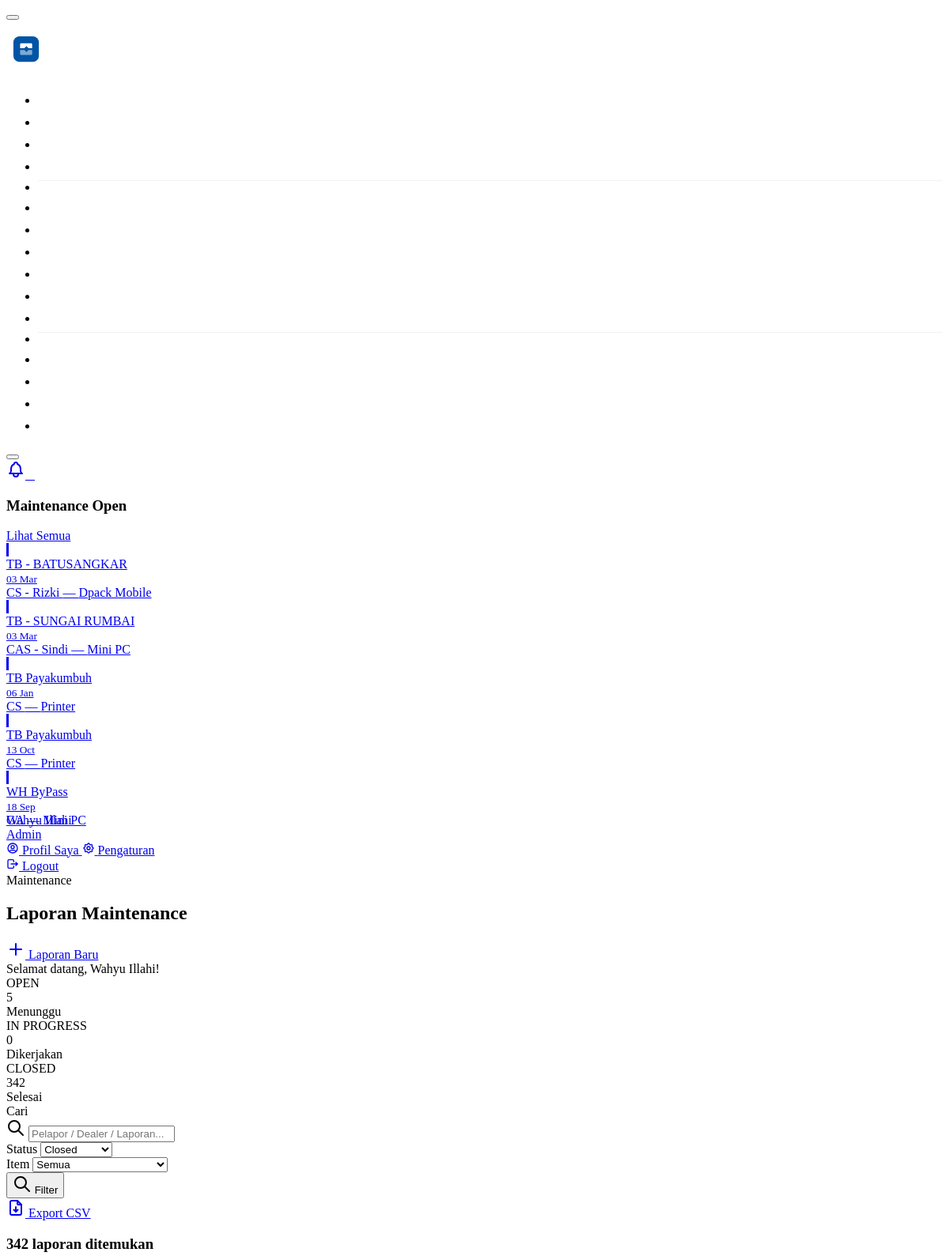
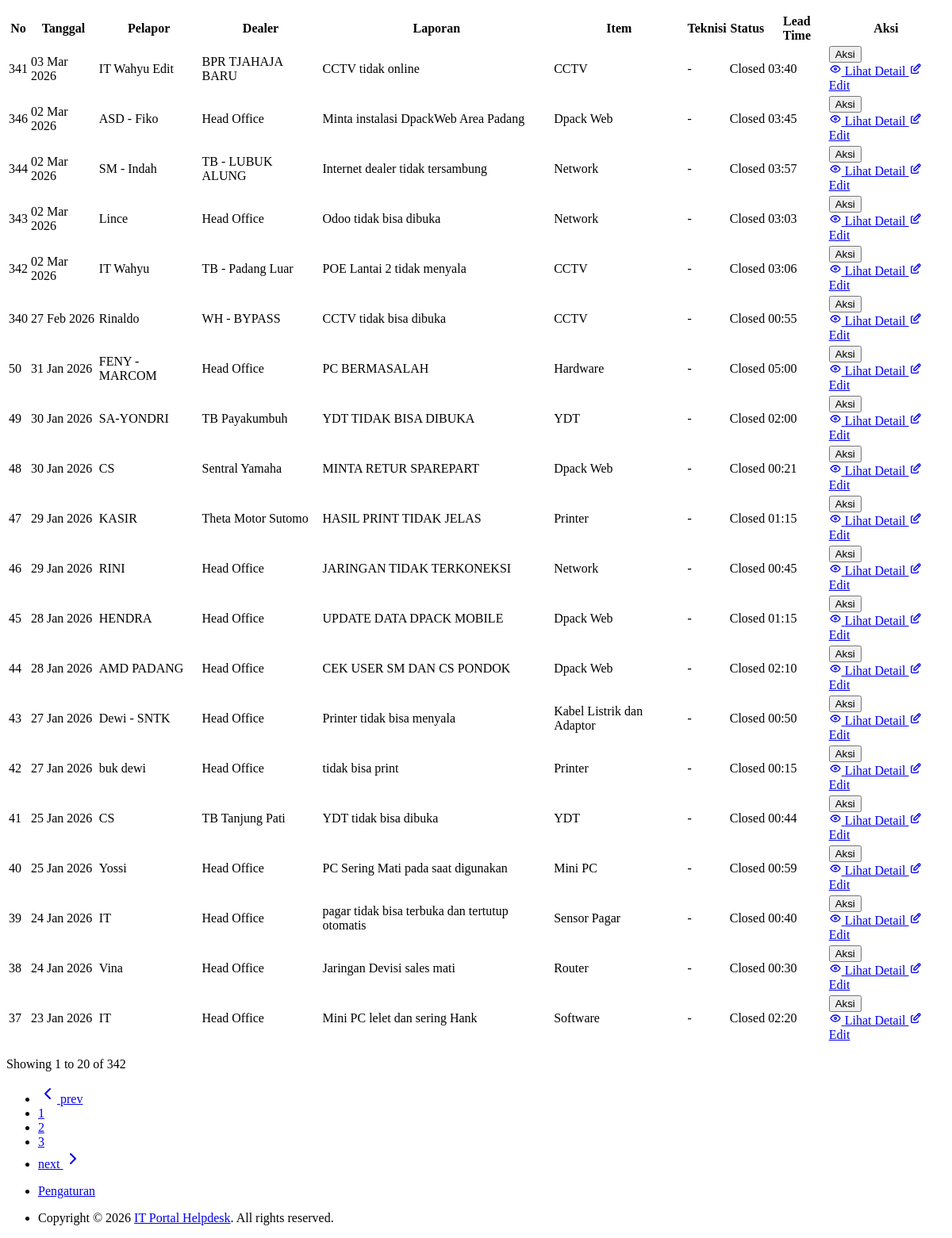
The page /maintenance?status=Closed (signed in) on the database its author committed (2 pictures, top to bottom).
### tables this page shows
CREATE TABLE `maintenance_reports` (
  `id` int(11) NOT NULL AUTO_INCREMENT,
  `status` enum('Open','In Progress','Closed') NOT NULL DEFAULT 'Open',
  `tanggal` date NOT NULL,
  `pelapor` varchar(100) NOT NULL,
  `dealer` varchar(200) NOT NULL,
  `laporan_awal` text NOT NULL,
  `pengecekan` text DEFAULT NULL,
  `solusi` text DEFAULT NULL,
  `item` varchar(100) NOT NULL COMMENT 'Category: Printer, CCTV, Network, Hardware, Software, etc.',
  `waktu_mulai` datetime DEFAULT NULL,
  `waktu_selesai` datetime DEFAULT NULL,
  `lead_time` time GENERATED ALWAYS AS (case when `waktu_mulai` is not null and `waktu_selesai` is not null then timediff(`waktu_selesai`,`waktu_mulai`) else NULL end) STORED,
  `created_by` int(11) DEFAULT NULL,
  `technician_id` int(11) DEFAULT NULL,
  `asset_id` int(11) DEFAULT NULL,
  `is_active` tinyint(1) DEFAULT 1,
  `created_at` timestamp NULL DEFAULT current_timestamp(),
  `updated_at` timestamp NULL DEFAULT current_timestamp() ON UPDATE current_timestamp(),
  PRIMARY KEY (`id`),
  KEY `idx_status` (`status`),
  KEY `idx_tanggal` (`tanggal`),
  KEY `idx_dealer` (`dealer`),
  KEY `idx_item` (`item`),
  KEY `idx_is_active` (`is_active`),
  KEY `created_by` (`created_by`),
  KEY `fk_maintenance_technician` (`technician_id`),
  KEY `fk_maintenance_asset` (`asset_id`),
  CONSTRAINT `fk_maintenance_asset` FOREIGN KEY (`asset_id`) REFERENCES `assets` (`id`) ON DELETE SET NULL,
  CONSTRAINT `fk_maintenance_technician` FOREIGN KEY (`technician_id`) REFERENCES `users` (`id`) ON DELETE SET NULL,
  CONSTRAINT `maintenance_reports_ibfk_1` FOREIGN KEY (`created_by`) REFERENCES `users` (`id`) ON DELETE SET NULL
);

CREATE TABLE `users` (
  `id` int(11) NOT NULL AUTO_INCREMENT,
  `full_name` varchar(100) NOT NULL,
  `username` varchar(50) NOT NULL,
  `email` varchar(100) NOT NULL,
  `password` varchar(255) NOT NULL,
  `role` enum('admin','staff','dealer','user') NOT NULL,
  `avatar` varchar(255) DEFAULT NULL,
  `department` varchar(100) DEFAULT NULL,
  `is_active` tinyint(1) NOT NULL DEFAULT 1,
  `last_login` datetime DEFAULT NULL,
  `created_at` datetime NOT NULL DEFAULT current_timestamp(),
  `updated_at` datetime NOT NULL DEFAULT current_timestamp() ON UPDATE current_timestamp(),
  PRIMARY KEY (`id`),
  UNIQUE KEY `username` (`username`),
  UNIQUE KEY `email` (`email`)
);

### pages/maintenance/index.php (the view, shortened to what the rows shown need)
<?php
$filterStatus = $_GET['status'] ?? '';
$search = trim($_GET['q'] ?? '');
$page = max(1, (int) ($_GET['page'] ?? 1));
$perPage = 20;
$where = ["m.is_active = 1"];
$params = [];
if ($filterStatus && $filterStatus !== 'all') {
    $where[] = "m.status = ?";
    $params[] = $filterStatus;
}
$whereSQL = 'WHERE ' . implode(' AND ', $where);
$countStmt = db()->prepare("SELECT COUNT(*) FROM maintenance_reports m $whereSQL");
$countStmt->execute($params);
$total = $countStmt->fetchColumn();
$totalPages = max(1, ceil($total / $perPage));
$offset = ($page - 1) * $perPage;
$sql = "
    SELECT m.*, u.full_name as technician_name
    FROM maintenance_reports m
    LEFT JOIN users u ON m.technician_id = u.id
    $whereSQL
    ORDER BY m.tanggal DESC, m.id DESC
    LIMIT $perPage OFFSET $offset
";
$stmt = db()->prepare($sql);
$stmt->execute($params);
$reports = $stmt->fetchAll();
$totalOpen = db()->query("SELECT COUNT(*) FROM maintenance_reports WHERE status = 'Open' AND is_active = 1")->fetchColumn();
$totalInProgress = db()->query("SELECT COUNT(*) FROM maintenance_reports WHERE status = 'In Progress' AND is_active = 1")->fetchColumn();
$totalClosed = db()->query("SELECT COUNT(*) FROM maintenance_reports WHERE status = 'Closed' AND is_active = 1")->fetchColumn();
$pageActions = '<a href="' . url('/maintenance/create') . '" class="btn btn-primary d-none d-sm-inline-block"><svg xmlns="http://www.w3.org/2000/svg" width="24" height="24" viewBox="0 0 24 24" fill="none" stroke="currentColor" stroke-width="2" stroke-linecap="round" stroke-linejoin="round" class="icon"><path d="M12 5l0 14"/><path d="M5 12l14 0"/></svg> Laporan Baru</a>';
?>
<div class="row row-deck row-cards mb-3">
    <div class="col-sm-4 col-lg-4">
        <a href="?status=Open" class="card card-link">
            <div class="card-body">
                <div class="d-flex align-items-center"><div class="subheader">OPEN</div></div>
                <div class="d-flex align-items-baseline">
                    <div class="h1 mb-0 me-2"><?= $totalOpen ?></div>
                    <div class="me-auto"><span class="text-yellow d-inline-flex align-items-center lh-1">Menunggu</span></div>
                </div>
            </div>
        </a>
    </div>
    <div class="col-sm-4 col-lg-4">
        <a href="?status=In+Progress" class="card card-link">
            <div class="card-body">
                <div class="d-flex align-items-center"><div class="subheader">IN PROGRESS</div></div>
                <div class="d-flex align-items-baseline">
                    <div class="h1 mb-0 me-2"><?= $totalInProgress ?></div>
                    <div class="me-auto"><span class="text-blue d-inline-flex align-items-center lh-1">Dikerjakan</span></div>
                </div>
            </div>
        </a>
    </div>
    <div class="col-sm-4 col-lg-4">
        <a href="?status=Closed" class="card card-link">
            <div class="card-body">
                <div class="d-flex align-items-center"><div class="subheader">CLOSED</div></div>
                <div class="d-flex align-items-baseline">
                    <div class="h1 mb-0 me-2"><?= $totalClosed ?></div>
                    <div class="me-auto"><span class="text-green d-inline-flex align-items-center lh-1">Selesai</span></div>
                </div>
            </div>
        </a>
    </div>
</div>
<div class="card mb-3">
    <div class="card-body">
        <form method="GET" class="row g-3 align-items-end">
            <div class="col-md-3">
                <label class="form-label">Cari</label>
                <div class="input-icon">
                    <span class="input-icon-addon"><svg xmlns="http://www.w3.org/2000/svg" width="24" height="24" viewBox="0 0 24 24" fill="none" stroke="currentColor" stroke-width="2" stroke-linecap="round" stroke-linejoin="round" class="icon"><path d="M10 10m-7 0a7 7 0 1 0 14 0a7 7 0 1 0 -14 0"/><path d="M21 21l-6 -6"/></svg></span>
                    <input type="text" name="q" class="form-control" placeholder="Pelapor / Dealer / Laporan..." value="<?= e($search) ?>">
                </div>
            </div>
            <div class="col-md-2">
                <label class="form-label">Status</label>
                <select name="status" class="form-select">
                    <option value="Closed" <?= $filterStatus === 'Closed' ? 'selected' : '' ?>>Closed</option>
                </select>
            </div>
            <div class="col-md-2">
                <label class="form-label">Item</label>
                <select name="item" class="form-select">
                    <option value="">Semua</option>
                </select>
            </div>
            <div class="col-auto">
                <button type="submit" class="btn btn-primary">
                    <svg xmlns="http://www.w3.org/2000/svg" width="24" height="24" viewBox="0 0 24 24" fill="none" stroke="currentColor" stroke-width="2" stroke-linecap="round" stroke-linejoin="round" class="icon"><path d="M10 10m-7 0a7 7 0 1 0 14 0a7 7 0 1 0 -14 0"/><path d="M21 21l-6 -6"/></svg>
                    Filter
                </button>
            </div>
            <div class="col-auto">
                <a href="?<?= http_build_query(array_merge($_GET, ['export' => 'csv'])) ?>" class="btn btn-outline-green">
                    Export CSV
                </a>
            </div>
        </form>
    </div>
</div>
<div class="card">
    <div class="card-header"><h3 class="card-title"><?= $total ?> laporan ditemukan</h3></div>
    <div class="table-responsive">
        <table class="table table-vcenter card-table table-striped">
            <thead>
                <tr>
                    <th>No</th><th>Tanggal</th><th>Pelapor</th><th>Dealer</th><th>Laporan</th><th>Item</th><th>Teknisi</th><th>Status</th><th>Lead Time</th><th class="w-1">Aksi</th>
                </tr>
            </thead>
            <tbody>
                <?php if (empty($reports)): ?>
                    <tr><td colspan="10" class="text-center text-secondary py-4">Tidak ada laporan ditemukan.</td></tr>
                <?php else: ?>
                    <?php foreach ($reports as $r): ?>
                    <tr>
                        <td class="text-secondary"><?= $r['id'] ?></td>
                        <td class="text-nowrap"><?= date('d M Y', strtotime($r['tanggal'])) ?></td>
                        <td><?= e($r['pelapor']) ?></td>
                        <td><?= e($r['dealer']) ?></td>
                        <td><span class="text-truncate d-inline-block" style="max-width:200px"><?= e($r['laporan_awal']) ?></span></td>
                        <td><span class="badge bg-azure-lt"><?= e($r['item']) ?></span></td>
                        <td><?= e($r['technician_name'] ?? '-') ?></td>
                        <td>
                            <?php $statusColor = match ($r['status']) { 'Open' => 'yellow', 'In Progress' => 'blue', 'Closed' => 'green', default => 'secondary'}; ?>
                            <span class="badge bg-<?= $statusColor ?>-lt"><?= e($r['status']) ?></span>
                        </td>
                        <td class="text-secondary"><?= $r['lead_time'] ? substr($r['lead_time'], 0, 5) : '—' ?></td>
                        <td>
                            <span class="dropdown">
                                <button class="btn btn-sm dropdown-toggle align-text-top" data-bs-boundary="viewport" data-bs-toggle="dropdown">Aksi</button>
                                <div class="dropdown-menu dropdown-menu-end">
                                    <a class="dropdown-item" href="<?= url('/maintenance/view?id=' . $r['id']) ?>">
                                        Lihat Detail
                                    </a>
                                    <a class="dropdown-item" href="<?= url('/maintenance/edit?id=' . $r['id']) ?>">
                                        Edit
                                    </a>
                                </div>
                            </span>
                        </td>
                    </tr>
                    <?php endforeach; ?>
                <?php endif; ?>
            </tbody>
        </table>
    </div>
    <?php if ($totalPages > 1): ?>
    <div class="card-footer d-flex align-items-center">
        <p class="m-0 text-secondary">Showing <?= $offset + 1 ?> to <?= min($offset + $perPage, $total) ?> of <?= $total ?></p>
        <ul class="pagination m-0 ms-auto">
            <li class="page-item <?= $page <= 1 ? 'disabled' : '' ?>"><a class="page-link" href="?<?= http_build_query(array_merge($_GET, ['page' => $page - 1])) ?>"><svg xmlns="http://www.w3.org/2000/svg" width="24" height="24" viewBox="0 0 24 24" fill="none" stroke="currentColor" stroke-width="2" stroke-linecap="round" stroke-linejoin="round" class="icon"><path d="M15 6l-6 6l6 6"/></svg> prev</a></li>
            <?php for ($i = max(1, $page - 2); $i <= min($totalPages, $page + 2); $i++): ?>
            <li class="page-item <?= $i === $page ? 'active' : '' ?>"><a class="page-link" href="?<?= http_build_query(array_merge($_GET, ['page' => $i])) ?>"><?= $i ?></a></li>
            <?php endfor; ?>
            <li class="page-item <?= $page >= $totalPages ? 'disabled' : '' ?>"><a class="page-link" href="?<?= http_build_query(array_merge($_GET, ['page' => $page + 1])) ?>">next <svg xmlns="http://www.w3.org/2000/svg" width="24" height="24" viewBox="0 0 24 24" fill="none" stroke="currentColor" stroke-width="2" stroke-linecap="round" stroke-linejoin="round" class="icon"><path d="M9 6l6 6l-6 6"/></svg></a></li>
        </ul>
    </div>
    <?php endif; ?>
</div>
<?php
include BASE_PATH . '/layouts/main.php';

### layouts/partials/topbar.php (shortened to what the rows shown need)
<?php
$_user = currentUser();
$openReports = db()->query("SELECT id, tanggal, pelapor, dealer, item FROM maintenance_reports WHERE status = 'Open' AND is_active = 1 ORDER BY tanggal DESC, id DESC LIMIT 5")->fetchAll();
$openCount = db()->query("SELECT COUNT(*) FROM maintenance_reports WHERE status = 'Open' AND is_active = 1")->fetchColumn();
?>
<header class="navbar navbar-expand-md d-none d-lg-flex d-print-none">
    <div class="container-xl">
        <button class="navbar-toggler" type="button" data-bs-toggle="collapse" data-bs-target="#navbar-menu"
            aria-controls="navbar-menu" aria-expanded="false" aria-label="Toggle navigation">
        </button>
        <div class="navbar-nav flex-row order-md-last">
            <div class="nav-item dropdown d-flex me-3" id="notif-dropdown-wrap">
                <a href="#" class="nav-link px-0" data-bs-toggle="dropdown" data-bs-auto-close="outside"
                    aria-label="Notifikasi" id="notif-bell-btn">
                    <?php if ($openCount > 0): ?>
                        <span class="badge bg-red badge-notification badge-blink" id="notif-badge"
                            data-count="<?= $openCount ?>"><?= $openCount ?></span>
                    <?php endif; ?>
                </a>
                <div class="dropdown-menu dropdown-menu-arrow dropdown-menu-end dropdown-menu-card notif-dropdown">
                    <div class="card">
                        <div class="card-header">
                            <h3 class="card-title">Maintenance Open</h3>
                            <div class="card-actions"><a href="<?= url('/maintenance?status=Open') ?>"
                                    class="btn btn-sm btn-primary">Lihat Semua</a></div>
                        </div>
                        <div class="list-group list-group-flush list-group-hoverable">
                            <?php if (empty($openReports)): ?>
                                <div class="list-group-item text-center text-secondary py-3">Tidak ada laporan open.</div>
                            <?php else: ?>
                                <?php foreach ($openReports as $notif): ?>
                                    <a href="<?= url('/maintenance/view?id=' . $notif['id']) ?>"
                                        class="list-group-item list-group-item-action unread">
                                        <div class="row align-items-center">
                                            <div class="col">
                                                <div class="d-flex justify-content-between">
                                                    <div class="text-body fw-bold"><?= e($notif['dealer']) ?></div>
                                                    <small
                                                        class="text-secondary"><?= date('d M', strtotime($notif['tanggal'])) ?></small>
                                                </div>
                                                <div class="d-block text-secondary text-truncate mt-n1">
                                                    <?= e($notif['pelapor']) ?> — <span
                                                        class="badge bg-azure-lt"><?= e($notif['item']) ?></span>
                                                </div>
                                            </div>
                                        </div>
                                    </a>
                                <?php endforeach; ?>
                            <?php endif; ?>
                        </div>
                    </div>
                </div>
            </div>
            <div class="nav-item dropdown">
                <a href="#" class="nav-link d-flex lh-1 text-reset p-0 px-2" data-bs-toggle="dropdown"
                    aria-label="Open user menu">
                    <div class="d-none d-xl-block ps-2">
                        <div><?= e($_user['full_name'] ?? '') ?></div>
                        <div class="mt-1 small text-secondary"><?= e(ucfirst($_user['role'] ?? '')) ?></div>
                    </div>
                </a>
                <div class="dropdown-menu dropdown-menu-end dropdown-menu-arrow">
                    <a href="<?= url('/profile') ?>" class="dropdown-item">
                        Profil Saya
                    </a>
                    <a href="<?= url('/admin/settings') ?>" class="dropdown-item">
                        Pengaturan
                    </a>
                    <a href="<?= url('/logout') ?>" class="dropdown-item" onclick="return confirm('Yakin mau logout?')">
                        Logout
                    </a>
                </div>
            </div>
        </div>
    </div>
</header>

### rows shown on the page
maintenance_reports: dealer "TB - BATUSANGKAR", tanggal "03 Mar", pelapor "CS - Rizki", item "Dpack Mobile"
maintenance_reports: dealer "TB - SUNGAI RUMBAI", tanggal "03 Mar", pelapor "CAS - Sindi", item "Mini PC"
maintenance_reports: dealer "TB Payakumbuh", tanggal "06 Jan", pelapor "CS", item "Printer"
maintenance_reports: dealer "TB Payakumbuh", tanggal "13 Oct", pelapor "CS", item "Printer"
maintenance_reports: dealer "WH ByPass", tanggal "18 Sep", pelapor "GA", item "Mini PC"
users: full_name "Wahyu Illahi", role "Admin"
maintenance_reports: id "341", tanggal "03 Mar 2026", pelapor "IT Wahyu Edit", dealer "BPR TJAHAJA BARU", laporan_awal "CCTV tidak online", item "CCTV", technician_name "-", status "Closed", lead_time "03:40"
maintenance_reports: id "346", tanggal "02 Mar 2026", pelapor "ASD - Fiko", dealer "Head Office", laporan_awal "Minta instalasi DpackWeb Area Padang", item "Dpack Web", technician_name "-", status "Closed", lead_time "03:45"
maintenance_reports: id "344", tanggal "02 Mar 2026", pelapor "SM - Indah", dealer "TB - LUBUK ALUNG", laporan_awal "Internet dealer tidak tersambung", item "Network", technician_name "-", status "Closed", lead_time "03:57"
maintenance_reports: id "343", tanggal "02 Mar 2026", pelapor "Lince", dealer "Head Office", laporan_awal "Odoo tidak bisa dibuka", item "Network", technician_name "-", status "Closed", lead_time "03:03"
maintenance_reports: id "342", tanggal "02 Mar 2026", pelapor "IT Wahyu", dealer "TB - Padang Luar", laporan_awal "POE Lantai 2 tidak menyala", item "CCTV", technician_name "-", status "Closed", lead_time "03:06"
maintenance_reports: id "340", tanggal "27 Feb 2026", pelapor "Rinaldo", dealer "WH - BYPASS", laporan_awal "CCTV tidak bisa dibuka", item "CCTV", technician_name "-", status "Closed", lead_time "00:55"
maintenance_reports: id "50", tanggal "31 Jan 2026", pelapor "FENY - MARCOM", dealer "Head Office", laporan_awal "PC BERMASALAH", item "Hardware", technician_name "-", status "Closed", lead_time "05:00"
maintenance_reports: id "49", tanggal "30 Jan 2026", pelapor "SA-YONDRI", dealer "TB Payakumbuh", laporan_awal "YDT TIDAK BISA DIBUKA", item "YDT", technician_name "-", status "Closed", lead_time "02:00"
maintenance_reports: id "48", tanggal "30 Jan 2026", pelapor "CS", dealer "Sentral Yamaha", laporan_awal "MINTA RETUR SPAREPART", item "Dpack Web", technician_name "-", status "Closed", lead_time "00:21"
maintenance_reports: id "47", tanggal "29 Jan 2026", pelapor "KASIR", dealer "Theta Motor Sutomo", laporan_awal "HASIL PRINT TIDAK JELAS", item "Printer", technician_name "-", status "Closed", lead_time "01:15"
maintenance_reports: id "46", tanggal "29 Jan 2026", pelapor "RINI", dealer "Head Office", laporan_awal "JARINGAN TIDAK TERKONEKSI", item "Network", technician_name "-", status "Closed", lead_time "00:45"
maintenance_reports: id "45", tanggal "28 Jan 2026", pelapor "HENDRA", dealer "Head Office", laporan_awal "UPDATE DATA DPACK MOBILE", item "Dpack Web", technician_name "-", status "Closed", lead_time "01:15"
maintenance_reports: id "44", tanggal "28 Jan 2026", pelapor "AMD PADANG", dealer "Head Office", laporan_awal "CEK USER SM DAN CS PONDOK", item "Dpack Web", technician_name "-", status "Closed", lead_time "02:10"
maintenance_reports: id "43", tanggal "27 Jan 2026", pelapor "Dewi - SNTK", dealer "Head Office", laporan_awal "Printer tidak bisa menyala", item "Kabel Listrik dan Adaptor", technician_name "-", status "Closed", lead_time "00:50"
maintenance_reports: id "42", tanggal "27 Jan 2026", pelapor "buk dewi", dealer "Head Office", laporan_awal "tidak bisa print", item "Printer", technician_name "-", status "Closed", lead_time "00:15"
maintenance_reports: id "41", tanggal "25 Jan 2026", pelapor "CS", dealer "TB Tanjung Pati", laporan_awal "YDT tidak bisa dibuka", item "YDT", technician_name "-", status "Closed", lead_time "00:44"
maintenance_reports: id "40", tanggal "25 Jan 2026", pelapor "Yossi", dealer "Head Office", laporan_awal "PC Sering Mati pada saat digunakan", item "Mini PC", technician_name "-", status "Closed", lead_time "00:59"
maintenance_reports: id "39", tanggal "24 Jan 2026", pelapor "IT", dealer "Head Office", laporan_awal "pagar tidak bisa terbuka dan tertutup otomatis", item "Sensor Pagar", technician_name "-", status "Closed", lead_time "00:40"
maintenance_reports: id "38", tanggal "24 Jan 2026", pelapor "Vina", dealer "Head Office", laporan_awal "Jaringan Devisi sales mati", item "Router", technician_name "-", status "Closed", lead_time "00:30"
maintenance_reports: id "37", tanggal "23 Jan 2026", pelapor "IT", dealer "Head Office", laporan_awal "Mini PC lelet dan sering Hank", item "Software", technician_name "-", status "Closed", lead_time "02:20"

### other values the page prints
$openCount "5"
$pagePretitle "Maintenance"
$pageTitle "Laporan Maintenance"
$msg['message'] "Selamat datang, Wahyu Illahi!"
$totalOpen "5"
$totalInProgress "0"
$totalClosed "342"
$total "342"
$offset + 1 "1"
min($offset + $perPage, $total) "20"
APP_NAME "IT Portal Helpdesk"
